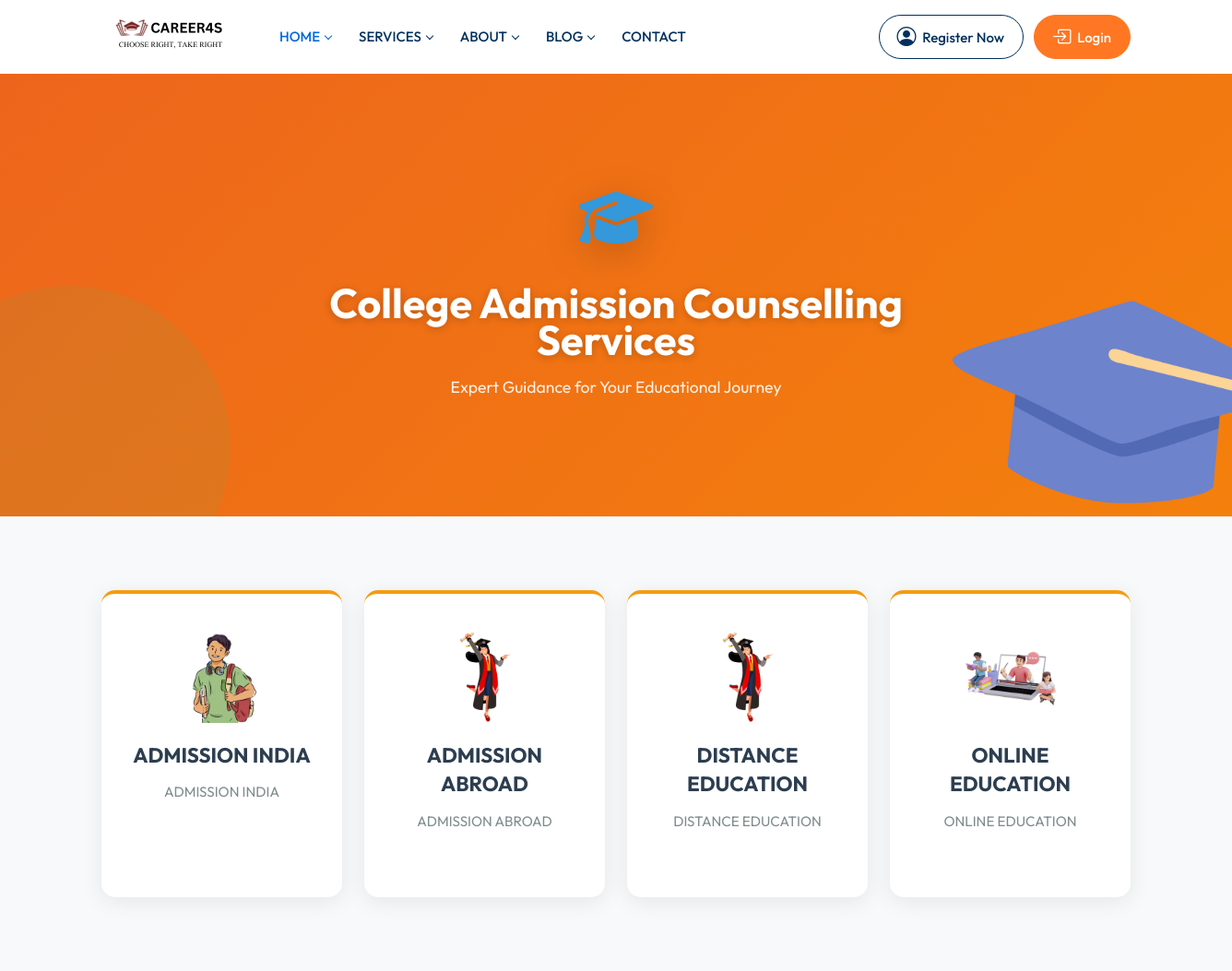
Screenshot of /college-admission-counselling-services/ with the database file from the repository.
### main_app/models.py (models this page shows, shortened)
class CollegeCounsellingCard(models.Model):
    BORDER_COLOR_CHOICES = [
        ('#f39c12', 'Orange'),
        ('#e74c3c', 'Red'),
        ('#2ecc71', 'Green'),
        ('#3498db', 'Blue'),
    ]
    title = models.CharField(max_length=100, help_text="Card title (e.g., Admission India)")
    description = models.TextField(max_length=200, help_text="Short description")
    card_image = models.ImageField(upload_to='counselling_cards/', blank=True, null=True, help_text="Upload image")
    image_url = models.URLField(max_length=500, blank=True, help_text="OR paste image URL")
    redirect_link = models.CharField(max_length=500, blank=True, help_text="Card click pe kaha redirect ho?")
    border_color = models.CharField(max_length=7, default="#f39c12", choices=BORDER_COLOR_CHOICES, help_text="Border color")
    order = models.IntegerField(default=0, help_text="Display order (0, 1, 2...)")
    is_active = models.BooleanField(default=True, help_text="Show on counselling page?")
    created_at = models.DateTimeField(auto_now_add=True)
    updated_at = models.DateTimeField(auto_now=True)
    created_by = models.ForeignKey(User, on_delete=models.SET_NULL, null=True, blank=True)
    class Meta:
        ordering = ['order', 'id']
        verbose_name = "College Counselling Card"
        verbose_name_plural = "College Counselling Cards"
    def get_image(self):
        if self.card_image:
            return self.card_image.url
        return self.image_url if self.image_url else 'https://via.placeholder.com/100'

### main_app/views.py (the view)
# urls.py: path('college-admission-counselling-services/', views.college_counselling_view, name='college_counselling'),
def college_counselling_view(request):
    cards = CollegeCounsellingCard.objects.filter(is_active=True)
    context = {'cards': cards}
    return render(request, 'college_counselling.html', context)

### templates/college_counselling.html (shortened to what this page needs)
{% extends 'base.html' %}
{% load static %}
{% block content %}
<section class="services-hero">
    <div class="container">
        <div class="row justify-content-center">
            <div class="col-lg-8 col-md-10 text-center hero-content">
                <div class="hero-icon">
                </div>
                <h1>College Admission Counselling Services</h1>
                <p>Expert Guidance for Your Educational Journey</p>
            </div>
        </div>
    </div>
</section>
<section class="services-section">
    <div class="container">
        <div class="row">
            {% for card in cards %}
            <div class="col-lg-3 col-md-6 col-sm-6">
                <a href="{{ card.redirect_link|default:'#' }}" class="service-card" style="border-top-color: {{ card.border_color }};">
                    <div class="service-icon">
                        <img src="{{ card.get_image }}" alt="{{ card.title }}" class="img-fluid">
                    </div>
                    <h4>{{ card.title }}</h4>
                    <p>{{ card.description }}</p>
                </a>
            </div>
            {% empty %}
            <div class="col-12 text-center py-5">
                <p class="text-muted">No services available at the moment.</p>
            </div>
            {% endfor %}
        </div>
    </div>
</section>
{% endblock %}

### rows the page displays
CollegeCounsellingCard: get_image (picture), title "ADMISSION INDIA", description "ADMISSION INDIA"
CollegeCounsellingCard: get_image (picture), title "ADMISSION ABROAD", description "ADMISSION ABROAD"
CollegeCounsellingCard: get_image (picture), title "DISTANCE EDUCATION", description "DISTANCE EDUCATION"
CollegeCounsellingCard: get_image (picture), title "ONLINE EDUCATION", description "ONLINE EDUCATION"
